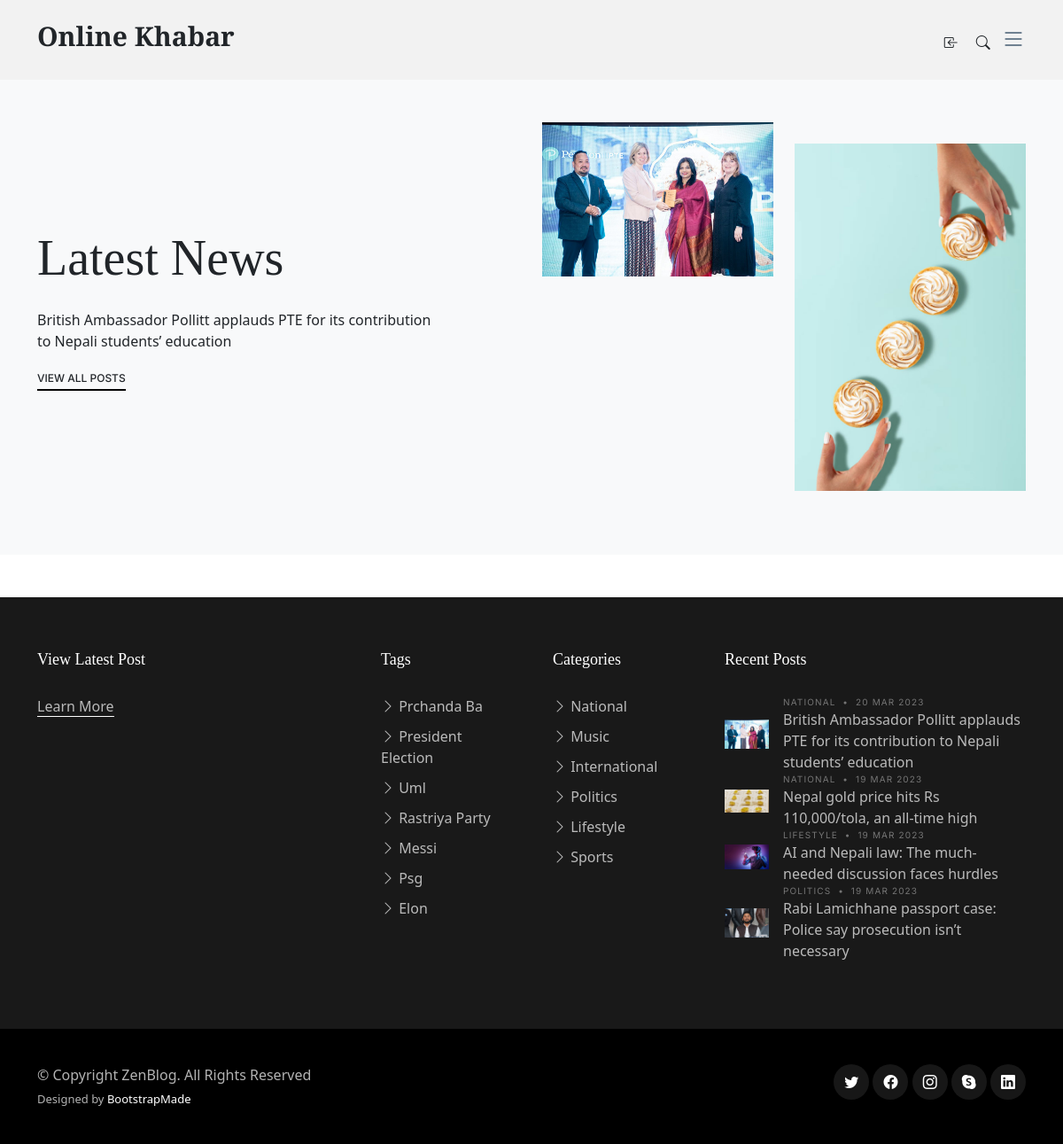
Page /about/ on the earlier database version.
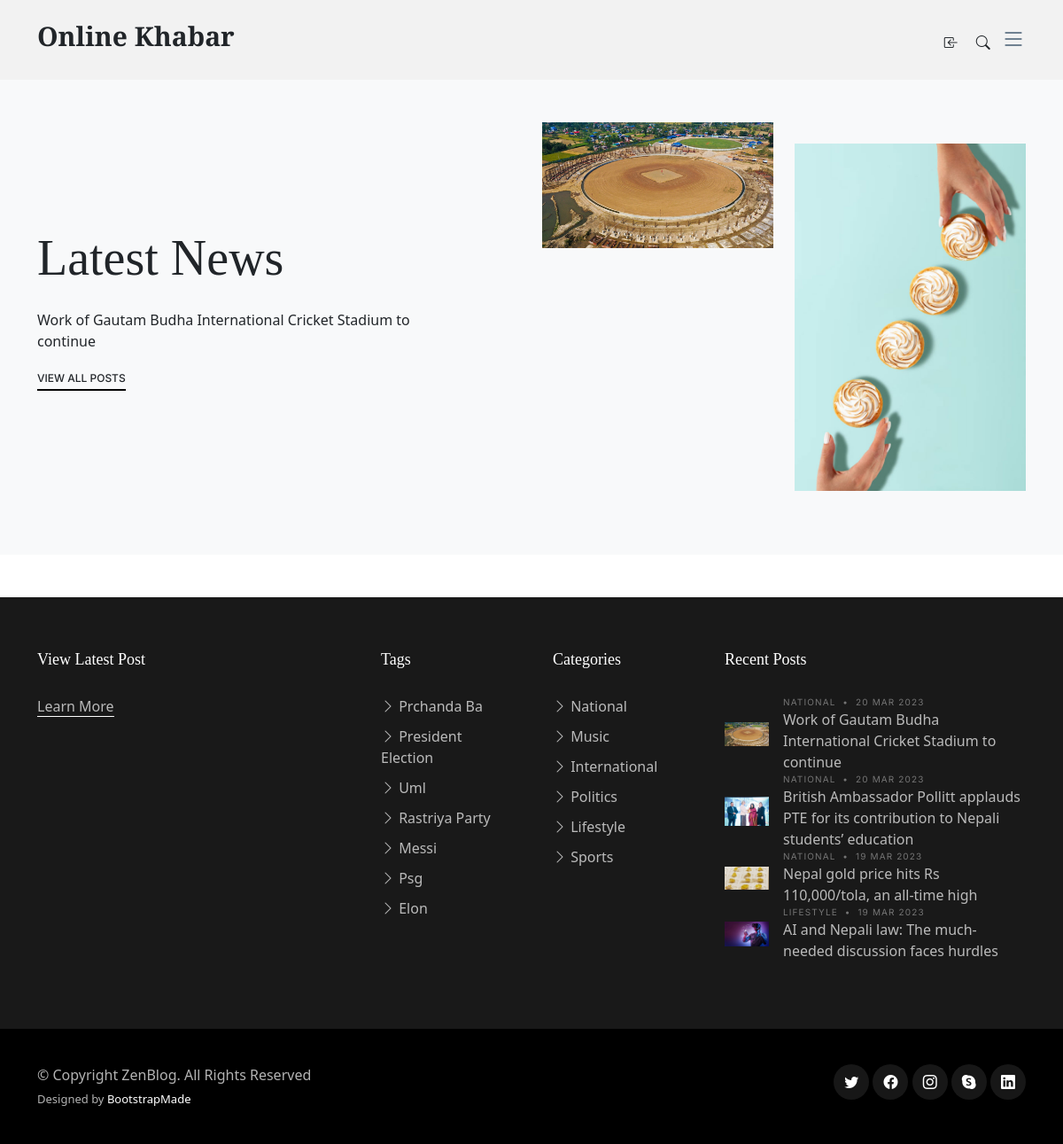
Same page on the later database version.
### newspaper_blog/models.py (models this page shows, shortened)
class TimeStampModel(models.Model):
    created_at =models.DateTimeField(auto_now_add=True)
    updated_at=models.DateTimeField(auto_now=True)
    class  Meta:
        abstract = True

class Post(TimeStampModel):
    STATUS_CHOICES =[
        ("active", "Active"),
        ("in_active","Inactive"),
    ]
    title =models.CharField(max_length=250)
    content = models.TextField()
    featured_image = models.ImageField(upload_to="post_images/%Y/%m/%d", blank=False)
    author = models.ForeignKey("auth.User", on_delete=models.CASCADE)
    published_at = models.DateTimeField(null=True, blank=True)
    status = models.CharField(max_length=20, choices=STATUS_CHOICES, default=0)
    category = models.ForeignKey(Category, on_delete=models.CASCADE)
    tag = models.ManyToManyField(Tag)
    views_count=models.PositiveBigIntegerField(default=0)

class Tag(TimeStampModel):
    name = models.CharField(max_length=20)

class Category(TimeStampModel):
    name = models.CharField(max_length=20)

### newspaper_blog/views.py (the view)
class AboutView(TemplateView):
    template_name ="zennews/about.html"
    def get_context_data(self,*args,**kwargs):
        context = super().get_context_data(*args, **kwargs)
        context["latest_about_posts"]=(
            Post.objects.filter(status="active", published_at__isnull=False)
            .order_by("-published_at")[:1]
        )
        context["footer_categories"]=Category.objects.all()[:6]
        context["recent_posts"]=Post.objects.filter(status="active", published_at__isnull=False).order_by("-published_at")[:4]
        return context

### newspaper_blog/navigation.py (called while the page is built)
def navigation(request):
    categories = Category.objects.all()
    tags = Tag.objects.all()[:7]
    top_categories = (
        Post.objects.values("category__pk", "category__name")
        .annotate(
            pk=F("category__pk"), name=F("category__name"),max_views=Sum("views_count")
        )
        .order_by("-max_views")
        .values("pk","name","max_views")
    )
    return{
        "categories":categories,
        "tags":tags,
        "top_categories":top_categories,
    }

### templates/zennews/about.html
{% extends 'zennews/base.html' %}
{% block content %}
<main id="main">
    <section class="mb-5 bg-light py-5">
      <div class="container" data-aos="fade-up">
        {% for latest_about_post in latest_about_posts %}
        <div class="row justify-content-between align-items-lg-center">
          <div class="col-lg-5 mb-4 mb-lg-0">
            <h2 class="display-4 mb-4">Latest News</h2>
            <p>{{latest_about_post.title}}</p>
              <p><a href="{% url 'post-category' %}" class="more">View All  Posts</a></p>
            </div>
            <div class="col-lg-6">
              <div class="row">
                <div class="col-6">
                  <img src="{{latest_about_post.featured_image.url}}" alt="{{latest_about_post.title}}" class="img-fluid mb-4">
                </div>
                <div class="col-6 mt-4">
                  <img src="assets/img/post-portrait-4.jpg" alt="" class="img-fluid mb-4">
                </div>
              </div>
            </div>
          </div>
        </div>
        {% endfor %}
    </section>
  </main>
{% endblock content %}

### templates/zennews/footer/footer.html (shortened to what this page needs)
  <footer id="footer" class="footer">
    <div class="footer-content">
      <div class="container">
        <div class="row g-5">
          <div class="col-lg-4">
            <h3 class="footer-heading">View Latest Post</h3>
            <p><a href="{% url 'about' %}" class="footer-link-more">Learn More</a></p>
          </div>
          <div class="col-6 col-lg-2">
            <h3 class="footer-heading">Tags</h3>
            <ul class="footer-links list-unstyled">
              {% for tag  in tags %}
              <li><a href="category.html"><i class="bi bi-chevron-right"></i> {{tag.name|title}}</a></li>
              {% endfor %}
            </ul>
          </div>
          <div class="col-6 col-lg-2">
            <h3 class="footer-heading">Categories</h3>
            <ul class="footer-links list-unstyled">
              {% for footer_category in footer_categories %}
              <li><a href="{% url 'post-by-category' footer_category.pk %}"><i class="bi bi-chevron-right"></i> {{footer_category.name|title}}</a></li>
              {% endfor %}
            </ul>
          </div>
          <div class="col-lg-4">
            <h3 class="footer-heading">Recent Posts</h3>
            <ul class="footer-links footer-blog-entry list-unstyled">
              <li>
              {% for recent_post in recent_posts %}
              <a href="{% url 'post-detail' recent_post.pk%}" class="d-flex align-items-center">
                <img src="{{recent_post.featured_image.url}}" alt="{{recent_post.title}}" class="img-fluid me-3" width="300px">
                <div>
                  <div class="post-meta d-block"><span class="date">{{recent_post.category.name}}</span> <span class="mx-1">&bullet;</span> <span>{{recent_post.published_at|date:"j M Y"}}</span></div>
                  <span>{{recent_post.title}}</span>
                </div>
              </a>
              {% endfor %}
              </li>
            </ul>
          </div>
        </div>
      </div>
    </div>
    <div class="footer-legal">
      <div class="container">
        <div class="row justify-content-between">
          <div class="col-md-6 text-center text-md-start mb-3 mb-md-0">
            <div class="copyright">
              © Copyright <strong><span>ZenBlog</span></strong>. All Rights Reserved
            </div>
            <div class="credits">
              Designed by <a href="https://bootstrapmade.com/">BootstrapMade</a>
            </div>
          </div>
          <div class="col-md-6">
            <div class="social-links mb-3 mb-lg-0 text-center text-md-end">
              <a href="#" class="twitter"><i class="bi bi-twitter"></i></a>
              <a href="#" class="facebook"><i class="bi bi-facebook"></i></a>
              <a href="#" class="instagram"><i class="bi bi-instagram"></i></a>
              <a href="#" class="google-plus"><i class="bi bi-skype"></i></a>
              <a href="#" class="linkedin"><i class="bi bi-linkedin"></i></a>
            </div>
          </div>
        </div>
      </div>
    </div>
  </footer>

Differences in the rows shown:
no longer on one of the page's lists (row unchanged): Post: title "British Ambassador Pollitt applauds PTE for its contribution to Nepali students’ education"
no longer on this page (row unchanged): Post: featured_image (picture), category.name "POLITICS", published_at "19 MAR 2023", title "Rabi Lamichhane passport case: Police say prosecution isn’t necessary", shown under "Recent Posts"
added Post: title "Work of Gautam Budha International Cricket Stadium to continue", featured_image (picture), category.name "NATIONAL", published_at "20 MAR 2023"
